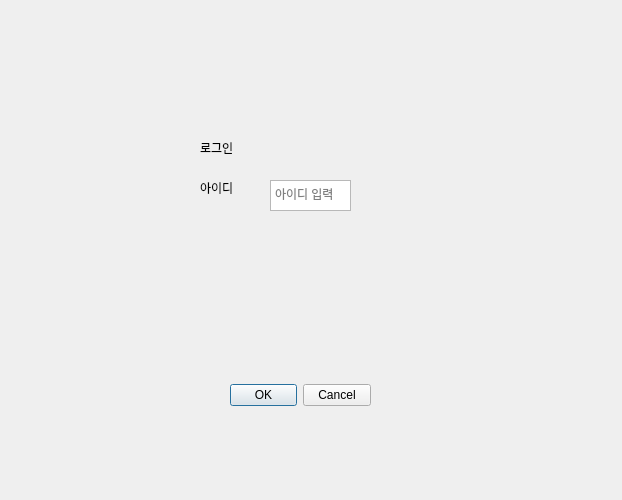
<?xml version="1.0" encoding="UTF-8"?>
<ui version="4.0">
 <class>Dialog</class>
 <widget class="QDialog" name="Dialog">
  <property name="geometry">
   <rect>
    <x>0</x>
    <y>0</y>
    <width>622</width>
    <height>500</height>
   </rect>
  </property>
  <property name="windowTitle">
   <string>Dialog</string>
  </property>
  <widget class="QDialogButtonBox" name="buttonBox">
   <property name="geometry">
    <rect>
     <x>230</x>
     <y>380</y>
     <width>141</width>
     <height>31</height>
    </rect>
   </property>
   <property name="orientation">
    <enum>Qt::Orientation::Horizontal</enum>
   </property>
   <property name="standardButtons">
    <set>QDialogButtonBox::StandardButton::Cancel|QDialogButtonBox::StandardButton::Ok</set>
   </property>
  </widget>
  <widget class="QTextEdit" name="textEdit">
   <property name="geometry">
    <rect>
     <x>270</x>
     <y>180</y>
     <width>81</width>
     <height>31</height>
    </rect>
   </property>
   <property name="html">
    <string>&lt;!DOCTYPE HTML PUBLIC &quot;-//W3C//DTD HTML 4.0//EN&quot; &quot;http://www.w3.org/TR/REC-html40/strict.dtd&quot;&gt;
&lt;html&gt;&lt;head&gt;&lt;meta name=&quot;qrichtext&quot; content=&quot;1&quot; /&gt;&lt;meta charset=&quot;utf-8&quot; /&gt;&lt;style type=&quot;text/css&quot;&gt;
p, li { white-space: pre-wrap; }
hr { height: 1px; border-width: 0; }
li.unchecked::marker { content: &quot;\2610&quot;; }
li.checked::marker { content: &quot;\2612&quot;; }
&lt;/style&gt;&lt;/head&gt;&lt;body style=&quot; font-family:'.AppleSystemUIFont'; font-size:13pt; font-weight:400; font-style:normal;&quot;&gt;
&lt;p style=&quot;-qt-paragraph-type:empty; margin-top:0px; margin-bottom:0px; margin-left:0px; margin-right:0px; -qt-block-indent:0; text-indent:0px;&quot;&gt;&lt;br /&gt;&lt;/p&gt;&lt;/body&gt;&lt;/html&gt;</string>
   </property>
   <property name="placeholderText">
    <string>아이디 입력</string>
   </property>
  </widget>
  <widget class="QLabel" name="label">
   <property name="geometry">
    <rect>
     <x>200</x>
     <y>140</y>
     <width>58</width>
     <height>16</height>
    </rect>
   </property>
   <property name="text">
    <string>로그인</string>
   </property>
  </widget>
  <widget class="QLabel" name="label_2">
   <property name="geometry">
    <rect>
     <x>200</x>
     <y>180</y>
     <width>58</width>
     <height>16</height>
    </rect>
   </property>
   <property name="text">
    <string>아이디</string>
   </property>
  </widget>
 </widget>
 <resources/>
 <connections>
  <connection>
   <sender>buttonBox</sender>
   <signal>accepted()</signal>
   <receiver>Dialog</receiver>
   <slot>accept()</slot>
   <hints>
    <hint type="sourcelabel">
     <x>248</x>
     <y>254</y>
    </hint>
    <hint type="destinationlabel">
     <x>157</x>
     <y>274</y>
    </hint>
   </hints>
  </connection>
  <connection>
   <sender>buttonBox</sender>
   <signal>rejected()</signal>
   <receiver>Dialog</receiver>
   <slot>reject()</slot>
   <hints>
    <hint type="sourcelabel">
     <x>316</x>
     <y>260</y>
    </hint>
    <hint type="destinationlabel">
     <x>286</x>
     <y>274</y>
    </hint>
   </hints>
  </connection>
 </connections>
</ui>
